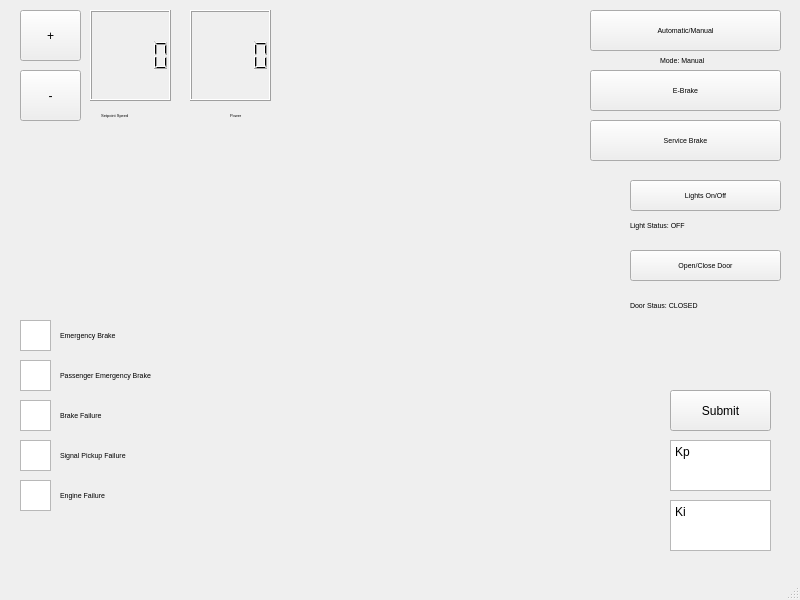
<?xml version="1.0" encoding="UTF-8"?>
<ui version="4.0">
 <class>TrainControllerGUI</class>
 <widget class="QMainWindow" name="TrainControllerGUI">
  <property name="geometry">
   <rect>
    <x>0</x>
    <y>0</y>
    <width>800</width>
    <height>600</height>
   </rect>
  </property>
  <property name="windowTitle">
   <string>TrainControllerGUI</string>
  </property>
  <widget class="QWidget" name="centralwidget">
   <widget class="QPushButton" name="incSpeed">
    <property name="geometry">
     <rect>
      <x>20</x>
      <y>10</y>
      <width>61</width>
      <height>51</height>
     </rect>
    </property>
    <property name="text">
     <string>+</string>
    </property>
   </widget>
   <widget class="QPushButton" name="decSpeed">
    <property name="geometry">
     <rect>
      <x>20</x>
      <y>70</y>
      <width>61</width>
      <height>51</height>
     </rect>
    </property>
    <property name="text">
     <string>-</string>
    </property>
    <property name="autoDefault">
     <bool>false</bool>
    </property>
   </widget>
   <widget class="QLCDNumber" name="currentSetpoint">
    <property name="geometry">
     <rect>
      <x>90</x>
      <y>10</y>
      <width>81</width>
      <height>91</height>
     </rect>
    </property>
   </widget>
   <widget class="QPushButton" name="doorButton">
    <property name="geometry">
     <rect>
      <x>630</x>
      <y>250</y>
      <width>151</width>
      <height>31</height>
     </rect>
    </property>
    <property name="font">
     <font>
      <pointsize>5</pointsize>
     </font>
    </property>
    <property name="text">
     <string>Open/Close Door</string>
    </property>
   </widget>
   <widget class="QPushButton" name="lightButton">
    <property name="geometry">
     <rect>
      <x>630</x>
      <y>180</y>
      <width>151</width>
      <height>31</height>
     </rect>
    </property>
    <property name="font">
     <font>
      <pointsize>5</pointsize>
     </font>
    </property>
    <property name="text">
     <string>Lights On/Off</string>
    </property>
   </widget>
   <widget class="QPushButton" name="serviceBrake">
    <property name="geometry">
     <rect>
      <x>590</x>
      <y>120</y>
      <width>191</width>
      <height>41</height>
     </rect>
    </property>
    <property name="font">
     <font>
      <pointsize>5</pointsize>
     </font>
    </property>
    <property name="text">
     <string>Service Brake</string>
    </property>
   </widget>
   <widget class="QLabel" name="speedLabel">
    <property name="geometry">
     <rect>
      <x>100</x>
      <y>90</y>
      <width>201</width>
      <height>51</height>
     </rect>
    </property>
    <property name="font">
     <font>
      <pointsize>3</pointsize>
     </font>
    </property>
    <property name="text">
     <string> Setpoint Speed</string>
    </property>
   </widget>
   <widget class="QLCDNumber" name="currentPower">
    <property name="geometry">
     <rect>
      <x>190</x>
      <y>10</y>
      <width>81</width>
      <height>91</height>
     </rect>
    </property>
   </widget>
   <widget class="QLabel" name="powerLabel">
    <property name="geometry">
     <rect>
      <x>230</x>
      <y>100</y>
      <width>71</width>
      <height>31</height>
     </rect>
    </property>
    <property name="font">
     <font>
      <pointsize>3</pointsize>
     </font>
    </property>
    <property name="text">
     <string>Power</string>
    </property>
   </widget>
   <widget class="QLabel" name="lightStatus">
    <property name="geometry">
     <rect>
      <x>630</x>
      <y>210</y>
      <width>211</width>
      <height>31</height>
     </rect>
    </property>
    <property name="font">
     <font>
      <pointsize>5</pointsize>
     </font>
    </property>
    <property name="text">
     <string>Light Status: OFF</string>
    </property>
   </widget>
   <widget class="QLabel" name="doorStatus">
    <property name="geometry">
     <rect>
      <x>630</x>
      <y>290</y>
      <width>251</width>
      <height>31</height>
     </rect>
    </property>
    <property name="font">
     <font>
      <pointsize>5</pointsize>
     </font>
    </property>
    <property name="text">
     <string>Door Staus: CLOSED</string>
    </property>
   </widget>
   <widget class="QPushButton" name="mode">
    <property name="geometry">
     <rect>
      <x>590</x>
      <y>10</y>
      <width>191</width>
      <height>41</height>
     </rect>
    </property>
    <property name="font">
     <font>
      <pointsize>5</pointsize>
     </font>
    </property>
    <property name="text">
     <string>Automatic/Manual</string>
    </property>
   </widget>
   <widget class="QLabel" name="modeStatus">
    <property name="geometry">
     <rect>
      <x>660</x>
      <y>50</y>
      <width>261</width>
      <height>21</height>
     </rect>
    </property>
    <property name="font">
     <font>
      <pointsize>5</pointsize>
     </font>
    </property>
    <property name="text">
     <string>Mode: Manual</string>
    </property>
   </widget>
   <widget class="QPushButton" name="eBrakeButton">
    <property name="geometry">
     <rect>
      <x>590</x>
      <y>70</y>
      <width>191</width>
      <height>41</height>
     </rect>
    </property>
    <property name="font">
     <font>
      <pointsize>5</pointsize>
     </font>
    </property>
    <property name="text">
     <string>E-Brake</string>
    </property>
   </widget>
   <widget class="QPlainTextEdit" name="kpTextbox">
    <property name="geometry">
     <rect>
      <x>670</x>
      <y>440</y>
      <width>101</width>
      <height>51</height>
     </rect>
    </property>
    <property name="plainText">
     <string>Kp</string>
    </property>
   </widget>
   <widget class="QPlainTextEdit" name="kiTextbox">
    <property name="geometry">
     <rect>
      <x>670</x>
      <y>500</y>
      <width>101</width>
      <height>51</height>
     </rect>
    </property>
    <property name="plainText">
     <string>Ki</string>
    </property>
   </widget>
   <widget class="QPushButton" name="submit">
    <property name="geometry">
     <rect>
      <x>670</x>
      <y>390</y>
      <width>101</width>
      <height>41</height>
     </rect>
    </property>
    <property name="text">
     <string>Submit</string>
    </property>
   </widget>
   <widget class="QGraphicsView" name="emergencyBrakeStatus">
    <property name="geometry">
     <rect>
      <x>20</x>
      <y>320</y>
      <width>31</width>
      <height>31</height>
     </rect>
    </property>
   </widget>
   <widget class="QGraphicsView" name="passengerEmergencyBrakeStatus">
    <property name="geometry">
     <rect>
      <x>20</x>
      <y>360</y>
      <width>31</width>
      <height>31</height>
     </rect>
    </property>
   </widget>
   <widget class="QGraphicsView" name="brakeFailureStatus">
    <property name="geometry">
     <rect>
      <x>20</x>
      <y>400</y>
      <width>31</width>
      <height>31</height>
     </rect>
    </property>
   </widget>
   <widget class="QGraphicsView" name="signalPickupFailureStatus">
    <property name="geometry">
     <rect>
      <x>20</x>
      <y>440</y>
      <width>31</width>
      <height>31</height>
     </rect>
    </property>
   </widget>
   <widget class="QGraphicsView" name="engineFailureStatus">
    <property name="geometry">
     <rect>
      <x>20</x>
      <y>480</y>
      <width>31</width>
      <height>31</height>
     </rect>
    </property>
   </widget>
   <widget class="QLabel" name="emergencyBrakeLabel">
    <property name="geometry">
     <rect>
      <x>60</x>
      <y>320</y>
      <width>141</width>
      <height>31</height>
     </rect>
    </property>
    <property name="font">
     <font>
      <pointsize>5</pointsize>
     </font>
    </property>
    <property name="text">
     <string>Emergency Brake</string>
    </property>
   </widget>
   <widget class="QLabel" name="passengerEmergencyBrakeLabel">
    <property name="geometry">
     <rect>
      <x>60</x>
      <y>360</y>
      <width>191</width>
      <height>31</height>
     </rect>
    </property>
    <property name="font">
     <font>
      <pointsize>5</pointsize>
     </font>
    </property>
    <property name="text">
     <string>Passenger Emergency Brake</string>
    </property>
   </widget>
   <widget class="QLabel" name="brakeFailureLabel">
    <property name="geometry">
     <rect>
      <x>60</x>
      <y>400</y>
      <width>161</width>
      <height>31</height>
     </rect>
    </property>
    <property name="font">
     <font>
      <pointsize>5</pointsize>
     </font>
    </property>
    <property name="text">
     <string>Brake Failure</string>
    </property>
   </widget>
   <widget class="QLabel" name="label">
    <property name="geometry">
     <rect>
      <x>60</x>
      <y>440</y>
      <width>131</width>
      <height>31</height>
     </rect>
    </property>
    <property name="font">
     <font>
      <pointsize>5</pointsize>
     </font>
    </property>
    <property name="text">
     <string>Signal Pickup Failure</string>
    </property>
   </widget>
   <widget class="QLabel" name="label_2">
    <property name="geometry">
     <rect>
      <x>60</x>
      <y>480</y>
      <width>131</width>
      <height>31</height>
     </rect>
    </property>
    <property name="font">
     <font>
      <pointsize>5</pointsize>
     </font>
    </property>
    <property name="text">
     <string>Engine Failure</string>
    </property>
   </widget>
  </widget>
  <widget class="QMenuBar" name="menubar">
   <property name="geometry">
    <rect>
     <x>0</x>
     <y>0</y>
     <width>800</width>
     <height>19</height>
    </rect>
   </property>
  </widget>
  <widget class="QStatusBar" name="statusbar"/>
 </widget>
 <resources/>
 <connections/>
</ui>
